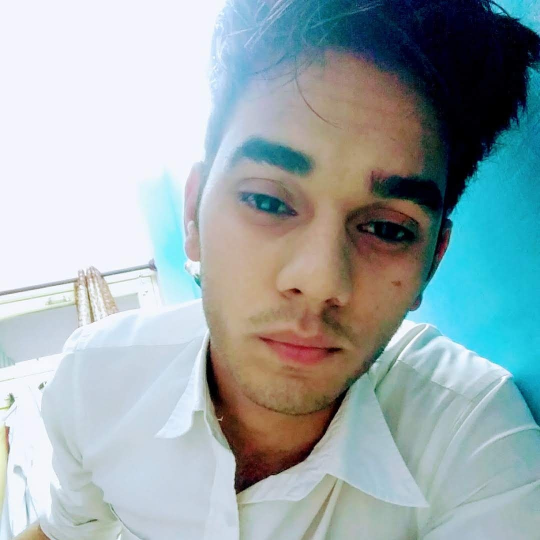
#> input picture Image Processing/profil.jpg, 1080 x 1080 px (shown at 1/2 size)
$ python image_processing.py
#> lines starting #> are read from the running program, lines starting #| are printed output that depends on the picture
from PIL import Image, ImageFilter


img = Image.open("profil.jpg")
#> img is the input picture: PIL image 1080x1080 RGB; mean R, G, B 155.9, 171.2, 174.3
print(img.format, img.size, img.mode)
#| JPEG (1080, 1080) RGB
# [5 lines of commented-out code are left out]
convert_img = img.convert('L')
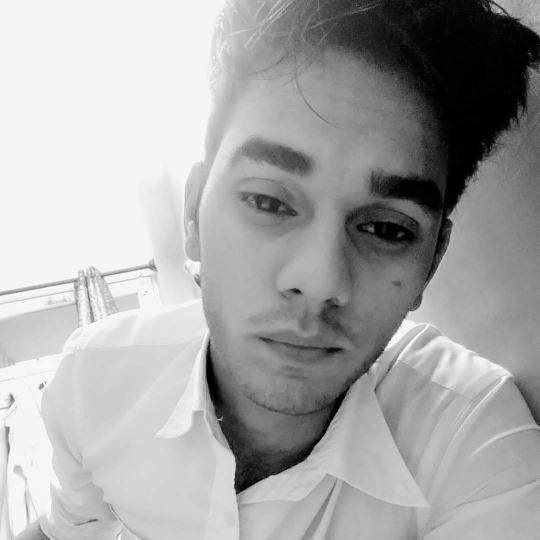
#> convert_img: PIL image 1080x1080 L (shown at 1/2 size); min 0, max 255, mean 167
convert_img.save("profil.png")
# convert_img.show()
